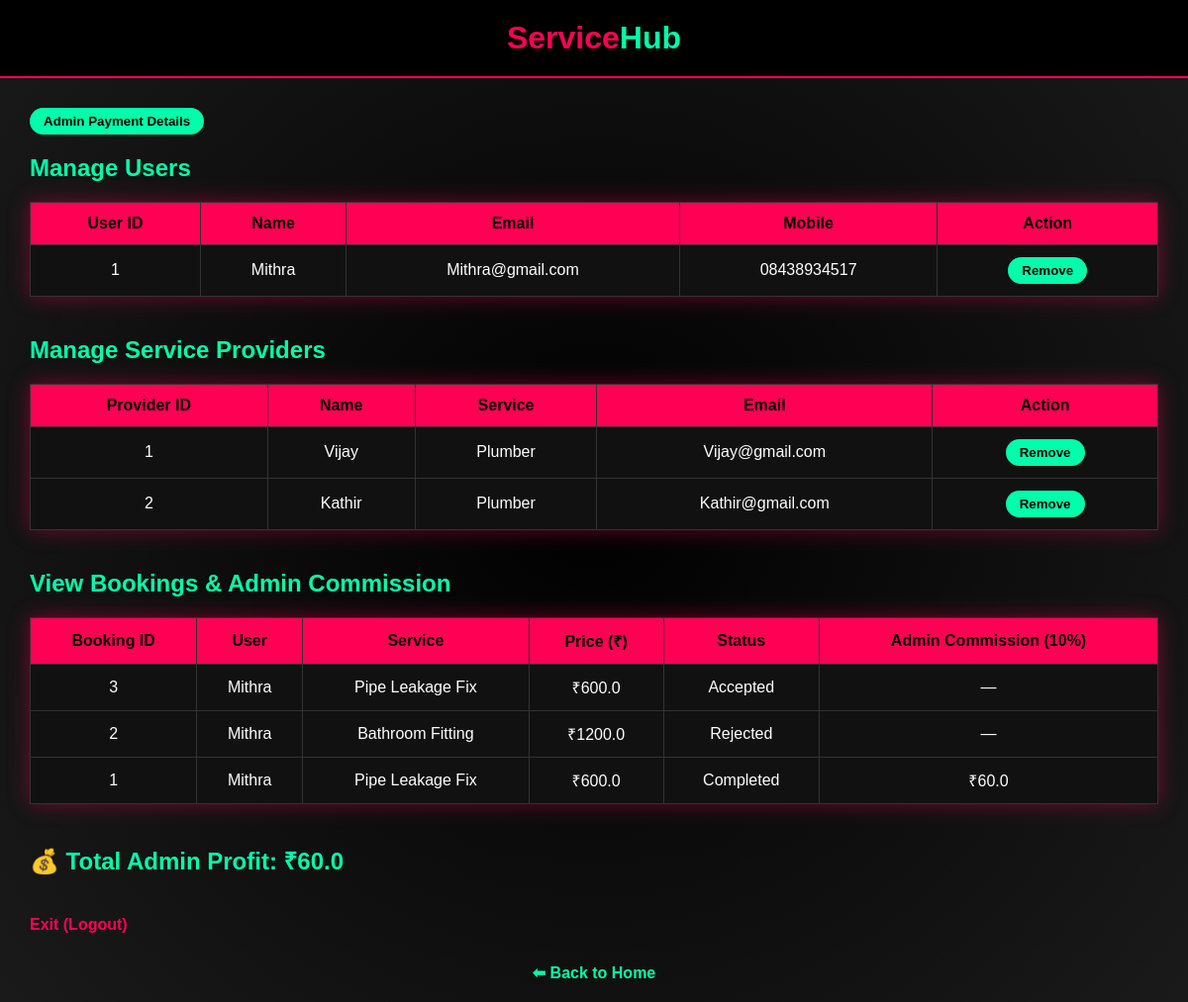
The page /admin_dashboard (signed in) on the database its author committed.
### tables this page shows
CREATE TABLE users (
        id INTEGER PRIMARY KEY AUTOINCREMENT,
        name TEXT,
        email TEXT UNIQUE,
        password TEXT,
        mobile TEXT,
        address TEXT
    );

CREATE TABLE providers (
        id INTEGER PRIMARY KEY AUTOINCREMENT,
        name TEXT,
        service_type TEXT,
        email TEXT UNIQUE,
        password TEXT
    );

CREATE TABLE bookings (
        id INTEGER PRIMARY KEY AUTOINCREMENT,
        user_id INTEGER,
        service_category TEXT,
        service_name TEXT,
        price REAL,
        booking_date TEXT,
        provider_id INTEGER,
        status TEXT DEFAULT 'Pending',
        admin_commission REAL DEFAULT 0,
        provider_amount REAL DEFAULT 0
    );

### app.py (the view)
@app.route("/admin_dashboard")
def admin_dashboard():
    if "admin" not in session:
        return redirect(url_for("admin_login"))
    conn = get_db()
    users = conn.execute("SELECT * FROM users").fetchall()
    providers = conn.execute("SELECT * FROM providers").fetchall()
    bookings = conn.execute("""
        SELECT
            b.id,
            u.name AS user_name,
            b.service_name,
            b.price,
            b.status,
            b.admin_commission,
            p.name AS provider_name
        FROM bookings b
        LEFT JOIN users u ON b.user_id = u.id
        LEFT JOIN providers p ON b.provider_id = p.id
        ORDER BY b.id DESC
    """).fetchall()
    total_profit = conn.execute("""
        SELECT COALESCE(SUM(admin_commission), 0) AS profit
        FROM bookings
        WHERE status = 'Completed'
    """).fetchone()["profit"]
    conn.close()
    return render_template(
        "admin_dashboard.html",
        users=users,
        providers=providers,
        bookings=bookings,
        total_profit=total_profit
    )

### app.py (called while the page is built)
def get_db():
    conn = sqlite3.connect(
        "servicehub.db",
        timeout=10,
        check_same_thread=False
    )
    conn.row_factory = sqlite3.Row
    return conn

### templates/admin_dashboard.html (shortened to what this page needs)
<!DOCTYPE html>
<html>
<head>
</head>
<body>
<div class="header">
    <div class="logo">Service<span>Hub</span></div>
</div>
<div class="container">
    <button onclick="location.href='/admin_payment'">
    Admin Payment Details
</button>
    <div class="section">
        <h2>Manage Users</h2>
        <table>
            <tr>
                <th>User ID</th>
                <th>Name</th>
                <th>Email</th>
                <th>Mobile</th>
                <th>Action</th>
            </tr>
            {% for user in users %}
            <tr>
                <td>{{ user.id }}</td>
                <td>{{ user.name }}</td>
                <td>{{ user.email }}</td>
                <td>{{ user.mobile }}</td>
                <td>
                    <a href="/delete_user/{{ user.id }}">
                        <button>Remove</button>
                    </a>
                </td>
            </tr>
            {% else %}
            <tr>
                <td colspan="5">No users found</td>
            </tr>
            {% endfor %}
        </table>
    </div>
    <div class="section">
        <h2>Manage Service Providers</h2>
        <table>
            <tr>
                <th>Provider ID</th>
                <th>Name</th>
                <th>Service</th>
                <th>Email</th>
                <th>Action</th>
            </tr>
            {% for provider in providers %}
            <tr>
                <td>{{ provider.id }}</td>
                <td>{{ provider.name }}</td>
                <td>{{ provider.service_type }}</td>
                <td>{{ provider.email }}</td>
                <td>
                    <a href="/delete_provider/{{ provider.id }}">
                        <button>Remove</button>
                    </a>
                </td>
            </tr>
            {% else %}
            <tr>
                <td colspan="5">No providers found</td>
            </tr>
            {% endfor %}
        </table>
    </div>
<div class="section">
    <h2>View Bookings & Admin Commission</h2>
    <table>
        <tr>
            <th>Booking ID</th>
            <th>User</th>
            <th>Service</th>
            <th>Price (₹)</th>
            <th>Status</th>
            <th>Admin Commission (10%)</th>
        </tr>
        {% for booking in bookings %}
        <tr>
            <td>{{ booking.id }}</td>
            <td>{{ booking.user_name }}</td>
            <td>{{ booking.service_name }}</td>
            <td>₹{{ booking.price }}</td>
            <td>{{ booking.status }}</td>
            <td>
                {% if booking.status == 'Completed' %}
                    ₹{{ booking.admin_commission}}
                {% else %}
                    —
                {% endif %}
            </td>
        </tr>
        {% else %}
        <tr>
            <td colspan="6">No bookings found</td>
        </tr>
        {% endfor %}
    </table>
</div>
    <h2 style="color:#00ffaa">
    💰 Total Admin Profit: ₹{{ total_profit }}
</h2>
    <a href="/logout" class="logout">Exit (Logout)</a>
</div>
<a href="/home" class="back">⬅ Back to Home</a>
</body>
</html>

### templates/admin_dashboard.html (style rules this page uses)
body { margin: 0; font-family: Arial, sans-serif; background: radial-gradient(circle, #000000, #1a1a1a); color: white; }
.header { background: #000; padding: 20px; text-align: center; border-bottom: 2px solid #ff0055; }
.logo { font-size: 32px; font-weight: bold; color: #ff0055; }
.logo span { color: #00ffaa; }
.container { padding: 30px; }
h2 { color: #00ffaa; margin-bottom: 20px; }
.section { margin-bottom: 40px; }
table { width: 100%; border-collapse: collapse; background: #111; box-shadow: 0 0 20px rgba(255, 0, 85, 0.4); }
th, td { padding: 12px; border: 1px solid #333; text-align: center; }
th { background: #ff0055; color: #000; }
button { padding: 6px 14px; background: #00ffaa; color: #000; border: none; border-radius: 15px; font-weight: bold; cursor: pointer; }
.logout { display: inline-block; margin-top: 20px; color: #ff0055; text-decoration: none; font-weight: bold; }
.back { display: block; text-align: center; margin-bottom: 20px; color: #00ffaa; text-decoration: none; font-weight: bold; }

### rows shown on the page
users: id "1", name "Mithra", email "Mithra@gmail.com", mobile "08438934517"
providers: id "1", name "Vijay", service_type "Plumber", email "Vijay@gmail.com"
providers: id "2", name "Kathir", service_type "Plumber", email "Kathir@gmail.com"
bookings: id "3", user_name "Mithra", service_name "Pipe Leakage Fix", price "600.0", status "Accepted"
bookings: id "2", user_name "Mithra", service_name "Bathroom Fitting", price "1200.0", status "Rejected"
bookings: id "1", user_name "Mithra", service_name "Pipe Leakage Fix", price "600.0", status "Completed", admin_commission "60.0"

### other values the page prints
{{ total_profit }} "60.0"
